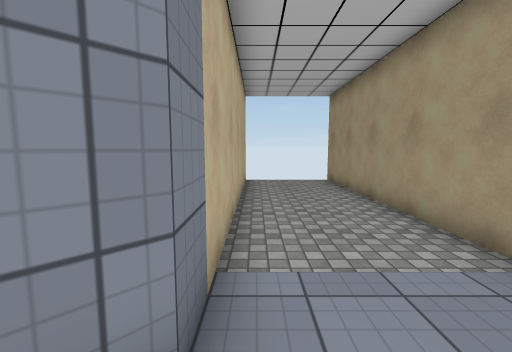
View 1 (above)

12 first-person views from a walk through a scene from a Unity 3-D project. The camera is 1.5 m above the floor, tilts 6° down and sees 90° across. The floor is counted in squares, 1 m on a side. Each view is taken from the middle of a square. On the plan, view 1 faces up. The plan holds only what a view shows up to about 13 squares ahead; the rest is blank. The player is left out. Some surface patterns are stand-ins.

View 2
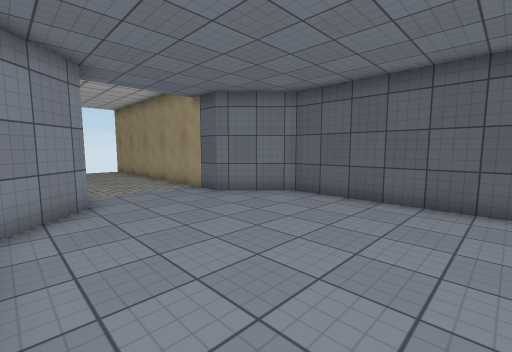

View 3
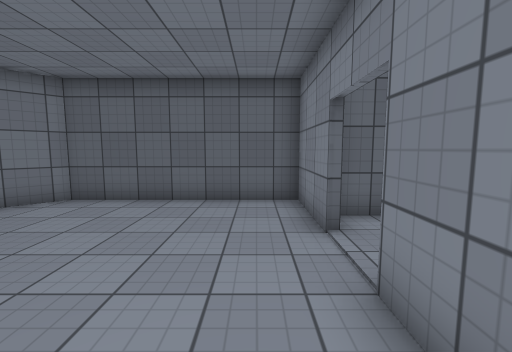

View 4
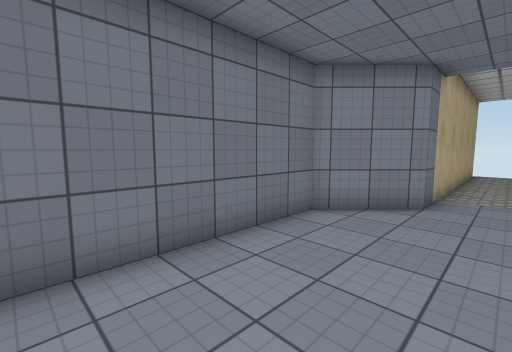

View 5
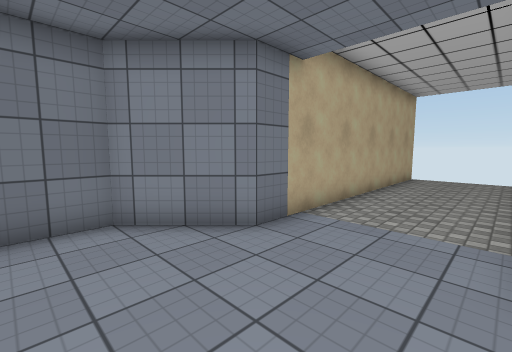

View 6
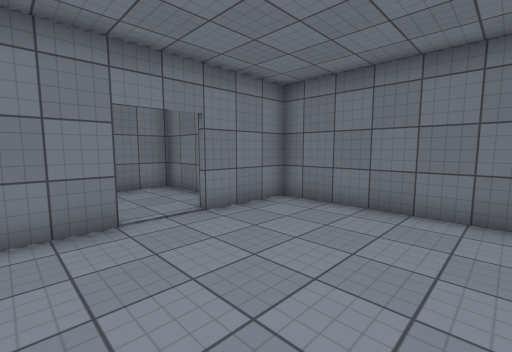

View 7
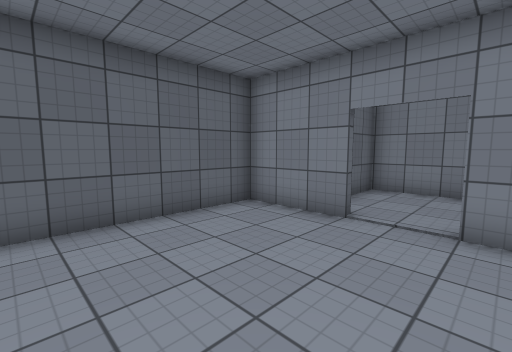

View 8
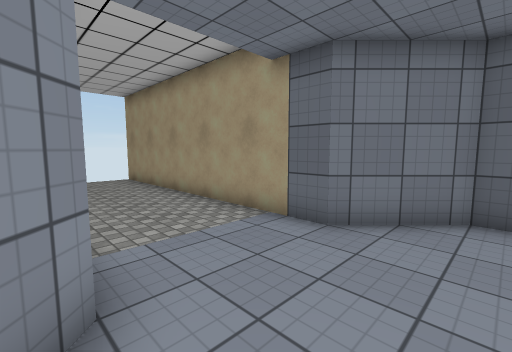

View 9
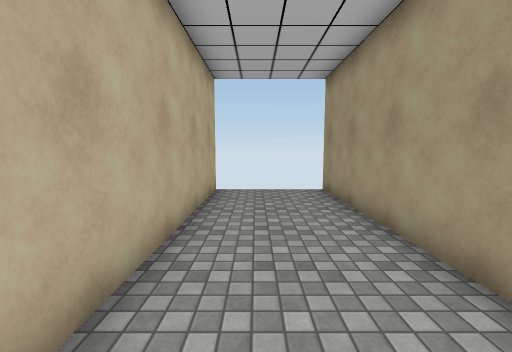

View 10
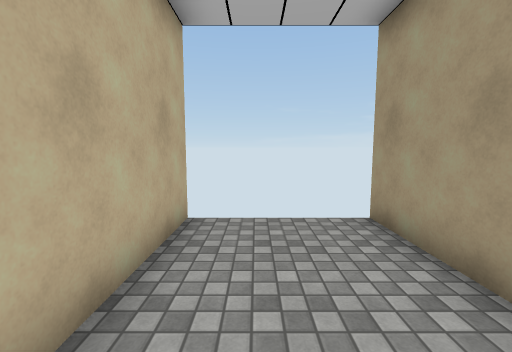

View 11
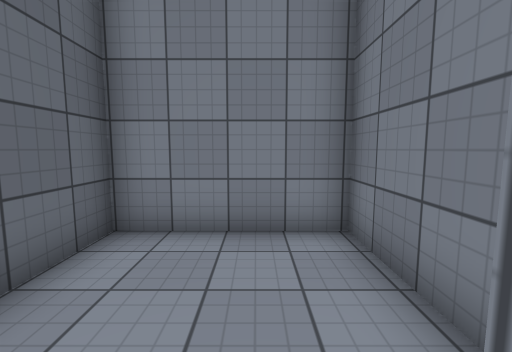

View 12
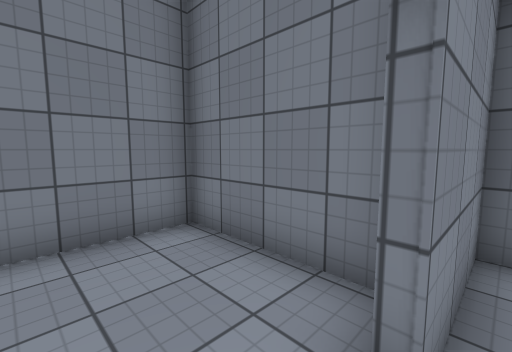

### Floor plan
Points are (right, up) in squares from view 1. A wall is a line through its corners. A room is listed if a view was taken in it or the views show most of it. See-through windows are left out.
Room 1 (views 1, 2, 3, 4, 5, 6, 7, 8, 9, 10, 11, 12)
walls: (2.4, -7.3) (5.5, -7.3) (5.5, -0.5) (3.5, 1.5) (3.5, 12.5); (-0.5, 12.5) (-0.5, 1.5) (-2.5, -0.5) (-2.5, -7.3) (0.6, -7.3)
ways out: opening at (1.5, -7) to room 2
Room 2 (no view inside)
walls: (-0.5, -7.9) (-0.5, -11.5); (-0.8, -11.4) (3.5, -11.4) (3.5, -7.9)
ways out: opening at (1.5, -7) to room 1

Positions as (right, up) in squares from view 1, and headings:
1: (0, 0), facing up
2: (-2, -6), facing up-right
3: (-2, -6), facing right
4: (1, -6), facing up-left
5: (3, -2), facing up-left
6: (4, -2), facing down-left
7: (0, -2), facing down-right
8: (-1, -1), facing up-right
9: (1, 3), facing up
10: (1, 7), facing up
11: (1, -7), facing down
12: (2, -7), facing down-left
